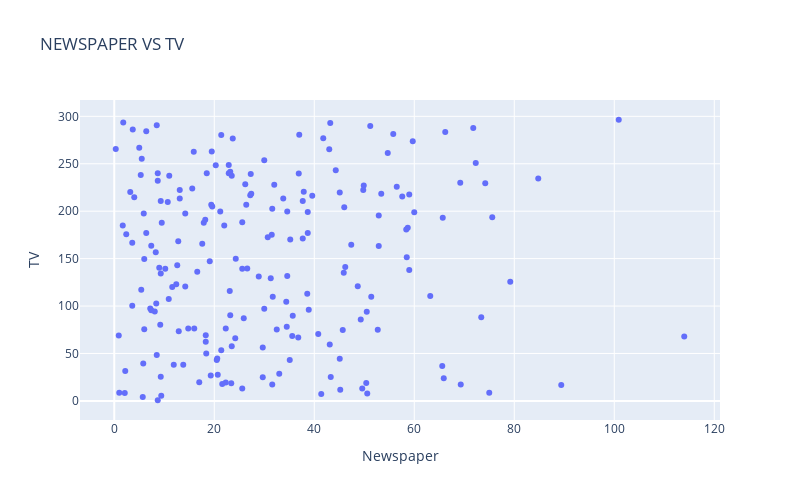

The notebook cell saved with this chart:
### Code cell
px.scatter(spds,x="Newspaper",y="TV",title="NEWSPAPER VS TV",height=500,width=800)

### Figure 1 — Plotly figure (JSON) as saved in the notebook; plotly's stock layout.template omitted (floating-point values rounded to 4 significant figures; data arrays with more than 128 entries replaced by an {"elided": "..."} marker saying what was removed)
{"data": [{"hovertemplate": "Newspaper=%{x}<br>TV=%{y}<extra></extra>", "legendgroup": "", "marker": {"color": "#636efa", "symbol": "circle"}, "mode": "markers", "name": "", "orientation": "v", "showlegend": false, "type": "scatter", "x": {"elided": "200 float values"}, "xaxis": "x", "y": {"elided": "200 float values"}, "yaxis": "y"}], "layout": {"height": 500, "legend": {"tracegroupgap": 0}, "title": {"text": "NEWSPAPER VS TV"}, "width": 800, "xaxis": {"anchor": "y", "domain": [0, 1], "title": {"text": "Newspaper"}}, "yaxis": {"anchor": "x", "domain": [0, 1], "title": {"text": "TV"}}}}
